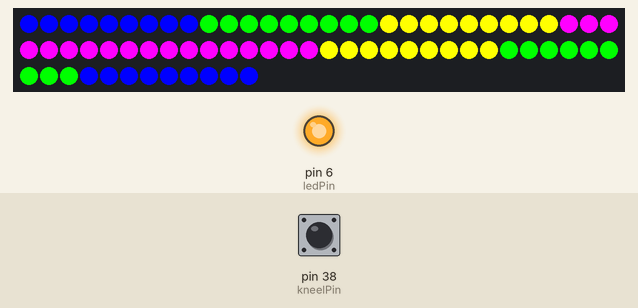
A sketch run on a simulated Arduino Mega 2560, built with avr-gcc and run on an emulated ATmega2560. Shown: 72 RGB LEDs in strip order, left to right, continuing on the next row, output pins drawn as LEDs (lit = HIGH). The inputs (shaded band) are chosen by the test bench; at power-on: pin 38 (kneelPin) HIGH. Dim RGB values are drawn brighter than linear.

Above: at 1.29 s.
1.3 s: pin 38 (kneelPin) pulled LOW for 0.15 s
At 1.74 s:
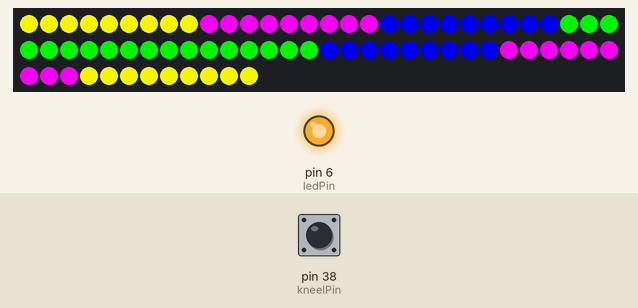
2.0 s: pin 38 (kneelPin) pulled LOW for 3.2 s
At 4.3 s:
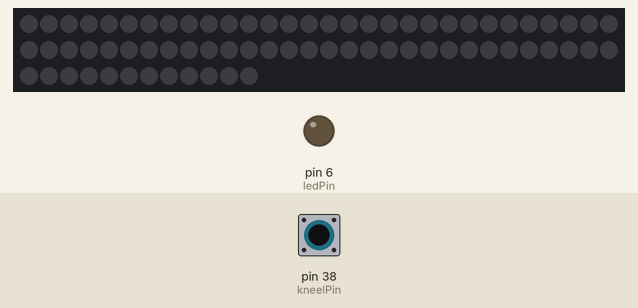
5.8 s: pin 38 (kneelPin) pulled LOW for 1 s
At 6.04 s:
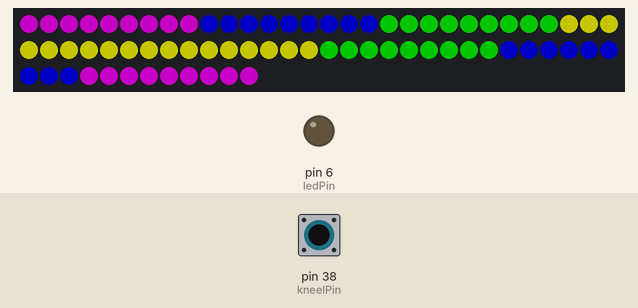
7.4 s: pin 38 (kneelPin) pulled LOW for 0.15 s
At 8.09 s:
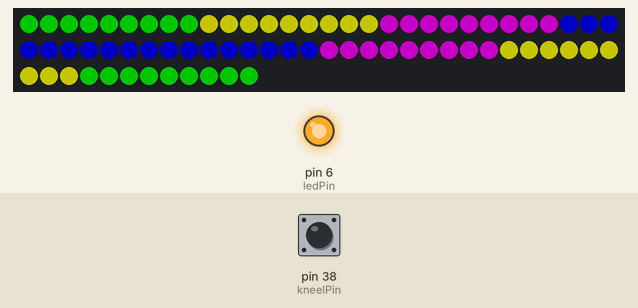
Timing chart, 0 to 9.1 s (numbered marks = the images above; inputs shaded):
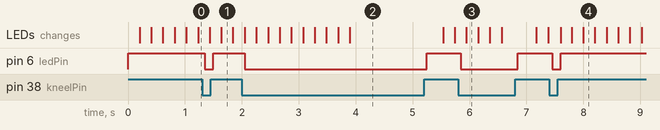

The sketch:

kneeler_ledstrip.ino
```cpp
#include <Adafruit_NeoPixel.h>

#define OUT_PIN 3
//#define NUM_LEDS 144
#define NUM_LEDS 72

const int kneelPin = 38;     // the number of the pushbutton pin
const int ledPin =  6;      // the number of the LED pin

// Parameter 1 = number of pixels in strip
// Parameter 2 = pin number (most are valid)
// Parameter 3 = pixel type flags, add together as needed:
//   NEO_RGB     Pixels are wired for RGB bitstream
//   NEO_GRB     Pixels are wired for GRB bitstream
//   NEO_KHZ400  400 KHz bitstream (e.g. FLORA pixels)
//   NEO_KHZ800  800 KHz bitstream (e.g. High Density LED strip)
Adafruit_NeoPixel strip = Adafruit_NeoPixel(NUM_LEDS, OUT_PIN, NEO_GRB + NEO_KHZ800);

int buttonState = HIGH;             // the current reading from the input pin
int lastButtonState = LOW;   // the previous reading from the input pin

// the following variables are long's because the time, measured in miliseconds,
// will quickly become a bigger number than can be stored in an int.
long lastDebounceTime = 0;  // the last time the output pin was toggled
const long debounceDelay = 50;    // the debounce time; increase if the output flickers

long lastDisplayTime = 0;  // the last time the output pin was toggled
const long ledDelayTime = 200;  // the last time the output pin was toggled

const uint8_t fade = 32;

void setup() {
  strip.begin();
  strip.show(); // Initialize all pixels to 'off'
  pinMode(kneelPin, INPUT_PULLUP);
  pinMode(ledPin, OUTPUT);
}

//pink blue green yellow
//uint8_t colors[4 * 3] = {255, 0, 255, 0, 0, 255, 0, 255, 0, 255, 255, 0};
uint8_t colors[4 * 3] = {1, 0, 1, 0, 0, 1, 0, 1, 0, 1, 1, 0};
uint8_t cindex = 0;
int16_t onval = 255;

void loop() {
  if ((millis() - lastDisplayTime) > ledDelayTime) {
    for (int i = 0; i < 4; i++) {
      uint8_t off = (((cindex + i) % 4) * 3);
      uint32_t c = strip.Color(colors[off] * onval, colors[off + 1] * onval, colors[off + 2] * onval);
      for (int j = 0; j < 9; j++) {
        uint8_t l = j + i * 9;
        strip.setPixelColor(l, c);
        strip.setPixelColor(71 - l, c);
      }
    }
    strip.show();
    lastDisplayTime = millis();
    cindex = (cindex + 1) % 4;
    onval = onval + (buttonState ? fade : -fade);

    if (onval > 255)
      onval = 255;
    else if (onval < 0)
      onval = 0;
  }

  // read the state of the switch into a local variable:
  int reading = digitalRead(kneelPin);
  if (reading != lastButtonState) {
    lastDebounceTime = millis();
  } else if ((millis() - lastDebounceTime) > debounceDelay) {
    buttonState = reading;
  }
  lastButtonState = reading;
  digitalWrite(ledPin, buttonState);
}

void all(uint32_t c) {
  for(uint16_t i=0; i<strip.numPixels(); i++) {
    strip.setPixelColor(i, c);
  }
  strip.show();
}
```

Measured:
- after the input at 1.3 s, pin 6 (ledPin): HIGH → LOW after 0.05 s, → HIGH 0.15 s later
- after the input at 2.0 s, pin 6 (ledPin): HIGH → LOW after 0.05 s, → HIGH 3.2 s later
- after the input at 5.8 s, pin 6 (ledPin): HIGH → LOW after 0.05 s, → HIGH 1.0 s later
- after the input at 7.4 s, pin 6 (ledPin): HIGH → LOW after 0.05 s, → HIGH 0.15 s later
